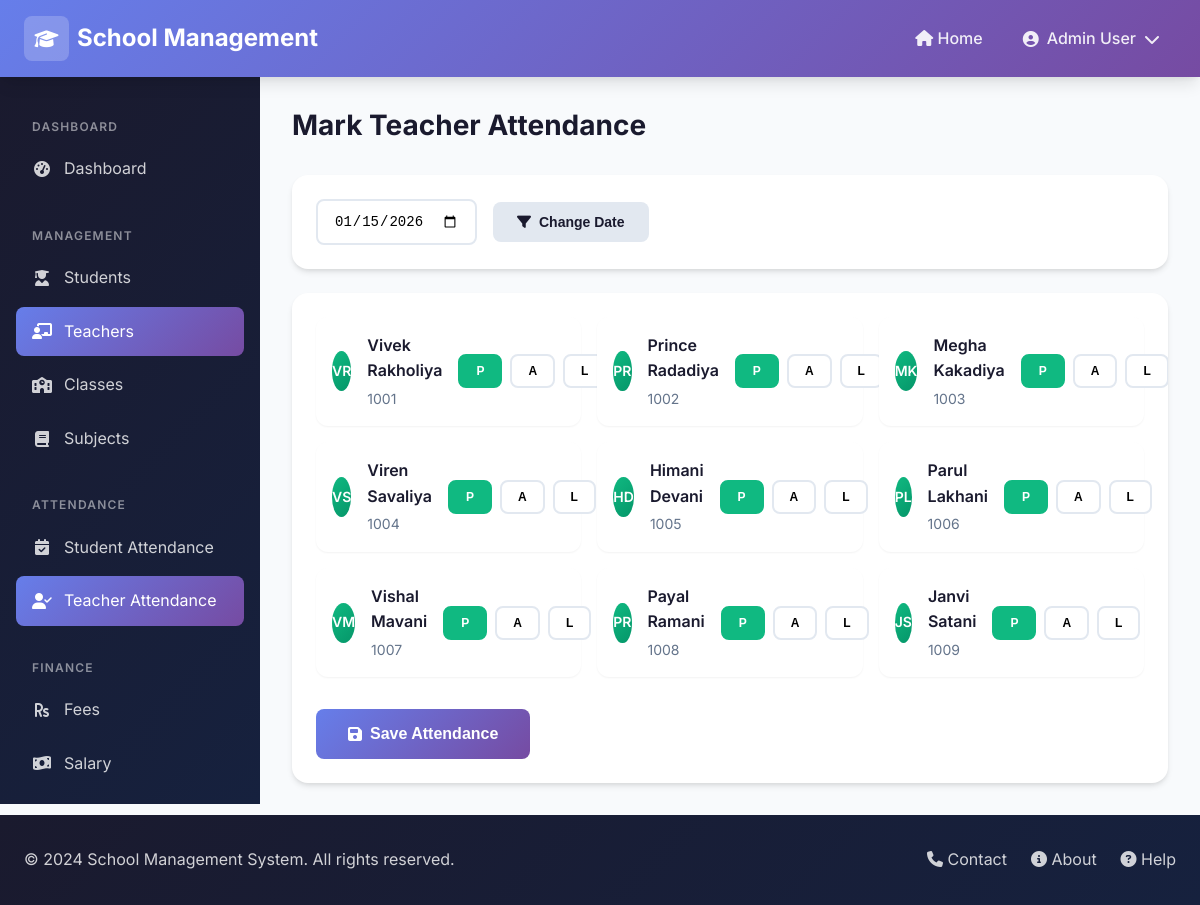
/admin-panel/attendance/teachers/mark/, run on the app's committed database.
### core/models.py (models this page shows, shortened)
class Teacher(models.Model):
    GENDER_CHOICES = [
        ('male', 'Male'),
        ('female', 'Female'),
        ('other', 'Other'),
    ]
    username = models.CharField(max_length=50, unique=True)
    password = models.CharField(max_length=255)
    name = models.CharField(max_length=100)
    surname = models.CharField(max_length=100)
    email = models.EmailField(unique=True)
    mobile = models.CharField(max_length=15)
    dob = models.DateField(null=True, blank=True)
    gender = models.CharField(max_length=10, choices=GENDER_CHOICES)
    address = models.TextField(blank=True)
    employee_id = models.CharField(max_length=50, unique=True)
    qualification = models.CharField(max_length=200, blank=True)
    joining_date = models.DateField(null=True, blank=True)
    experience = models.CharField(max_length=50, blank=True)
    salary = models.DecimalField(max_digits=10, decimal_places=2, default=0)
    subjects = models.ManyToManyField(Subject, blank=True, related_name='teachers')
    created_at = models.DateTimeField(auto_now_add=True)
    updated_at = models.DateTimeField(auto_now=True)
    @property
    def full_name(self):
        return f"{self.name} {self.surname}"

### core/views.py (the view)
    def wrapper(request, *args, **kwargs):
        if request.session.get('user_role') != 'admin':
            try:
                admin = Admin.objects.first()
                if admin:
                    request.session['user_id'] = admin.id
                    request.session['user_role'] = 'admin'
                    request.session['user_name'] = admin.full_name
            except:
                messages.error(request, 'Admin not found.')
                return redirect('login')
        return view_func(request, *args, **kwargs)

### core/models.py (called while the page is built)
    @property
    def full_name(self):
        return f"{self.name} {self.surname}"

### core/views.py (called while the page is built, shortened)
def admin_required(view_func):
    def wrapper(request, *args, **kwargs):
        if request.session.get('user_role') != 'admin':
            try:
                admin = Admin.objects.first()
                if admin:
                    request.session['user_id'] = admin.id
                    request.session['user_role'] = 'admin'
                    request.session['user_name'] = admin.full_name
            except:
                messages.error(request, 'Admin not found.')
                return redirect('login')
        return view_func(request, *args, **kwargs)
    return wrapper

@admin_required
def teacher_attendance_mark(request):
    selected_date = request.GET.get('date', date.today().isoformat())
    teachers = Teacher.objects.all()
    return render(request, 'admin/attendance/teacher_mark.html', {
        'teachers': teachers,
        'selected_date': selected_date
    })

### templates/admin/attendance/teacher_mark.html (shortened to what this page needs)
{% extends 'base.html' %}
{% load static %}
{% block content %}
{% include 'partials/admin_header.html' %}
<div class="dashboard-layout">
    {% include 'partials/sidebar.html' %}
    <main class="main-content">
        <div class="page-header">
            <div>
                <h1 class="page-title">Mark Teacher Attendance</h1>
            </div>
        </div>
        <div class="card mb-3">
            <div class="card-body">
                <form method="get" class="flex gap-2 items-center">
                    <input type="date" name="date" value="{{ selected_date }}" class="form-control"
                        style="width: auto;">
                    <button type="submit" class="btn btn-secondary">
                        <i class="fas fa-filter"></i> Change Date
                    </button>
                </form>
            </div>
        </div>
        <div class="card">
            <div class="card-body">
                <form method="post">
                    <div class="attendance-grid">
                        {% for teacher in teachers %}
                        <div class="attendance-item">
                            <div class="recent-avatar"
                                style="width: 40px; height: 40px; font-size: 0.875rem; background: linear-gradient(135deg, #10b981 0%, #059669 100%);">
                                {{ teacher.name|slice:":1" }}{{ teacher.surname|slice:":1" }}
                            </div>
                            <div class="recent-info" style="flex: 1;">
                                <div class="recent-name">{{ teacher.full_name }}</div>
                                <div class="recent-meta">{{ teacher.employee_id }}</div>
                            </div>
                            <div class="attendance-status">
                                <button type="button" class="status-btn present active" data-status="present">P</button>
                                <button type="button" class="status-btn absent" data-status="absent">A</button>
                                <button type="button" class="status-btn late" data-status="late">L</button>
                            </div>
                        </div>
                        {% empty %}
                        <p class="text-gray">No teachers found.</p>
                        {% endfor %}
                    </div>
                    {% if teachers %}
                    <div class="mt-4">
                        <button type="submit" class="btn btn-primary btn-lg">
                            <i class="fas fa-save"></i> Save Attendance
                        </button>
                    </div>
                    {% endif %}
                </form>
            </div>
        </div>
    </main>
</div>
{% include 'partials/footer.html' %}
{% endblock %}

### static/css/style.css (style rules this page uses)
:root { --primary: #667eea; --primary-dark: #5a67d8; --secondary: #764ba2; --accent: #00d4ff; --success: #10b981; --warning: #f59e0b; --danger: #ef4444; --dark: #1a1a2e; --dark-light: #16213e; --light: #f8fafc; --gray: #64748b; --gray-light: #e2e8f0; --white: #ffffff; --gradient-primary: linear-gradient(135deg, var(--primary) 0%, var(--secondary) 100%); --gradient-dark: linear-gradient(135deg, var(--dark) 0%, var(--dark-light) 100%); --gradient-accent: linear-gradient(135deg, var(--accent) 0%, var(--primary) 100%); --shadow-sm: 0 1px 2px 0 rgba(0, 0, 0, 0.05); --shadow: 0 4px 6px -1px rgba(0, 0, 0, 0.1), 0 2px 4px -1px rgba(0, 0, 0, 0.06); --shadow-lg: 0 10px 15px -3px rgba(0, 0, 0, 0.1), 0 4px 6px -2px rgba(0, 0, 0, 0.05); --shadow-xl: 0 20px 25px -5px rgba(0, 0, 0, 0.1), 0 10px 10px -5px rgba(0, 0, 0, 0.04); --radius-sm: 0.375rem; --radius: 0.5rem; --radius-lg: 0.75rem; --radius-xl: 1rem; --radius-2xl: 1.5rem; --transition: all 0.3s ease; }
*, *::before, *::after { margin: 0; padding: 0; box-sizing: border-box; }
html { scroll-behavior: smooth; }
body { font-family: 'Inter', -apple-system, BlinkMacSystemFont, 'Segoe UI', Roboto, Oxygen, Ubuntu, sans-serif; background-color: var(--light); color: var(--dark); line-height: 1.6; min-height: 100vh; }
h1, h2, h3, h4, h5, h6 { font-weight: 700; line-height: 1.2; margin-bottom: 0.5em; }
h1 { font-size: 2.5rem; }
.mt-4 { margin-top: 2rem; }
.mb-3 { margin-bottom: 1.5rem; }
.flex { display: flex; }
.items-center { align-items: center; }
.gap-2 { gap: 1rem; }
.btn { display: inline-flex; align-items: center; justify-content: center; gap: 0.5rem; padding: 0.75rem 1.5rem; font-size: 0.875rem; font-weight: 600; border: none; border-radius: var(--radius); cursor: pointer; transition: var(--transition); text-decoration: none; }
.btn-primary { background: var(--gradient-primary); color: var(--white); }
.btn-secondary { background: var(--gray-light); color: var(--dark); }
.btn-lg { padding: 1rem 2rem; font-size: 1rem; }
.card { background: var(--white); border-radius: var(--radius-xl); box-shadow: var(--shadow); overflow: hidden; transition: var(--transition); }
.card-body { padding: 1.5rem; }
.form-control { width: 100%; padding: 0.75rem 1rem; font-size: 0.875rem; border: 2px solid var(--gray-light); border-radius: var(--radius); background: var(--white); transition: var(--transition); }
.form-control::placeholder { color: var(--gray); }
.dashboard-layout { display: flex; min-height: calc(100vh - 73px); }
.main-content { flex: 1; padding: 2rem; background: var(--light); }
.page-header { display: flex; align-items: center; justify-content: space-between; margin-bottom: 2rem; }
.page-title { font-size: 1.75rem; font-weight: 700; color: var(--dark); margin: 0; }
.recent-avatar { width: 45px; height: 45px; background: var(--gradient-primary); border-radius: 50%; display: flex; align-items: center; justify-content: center; color: var(--white); font-weight: 600; font-size: 1rem; }
.recent-info { flex: 1; }
.recent-name { font-weight: 600; color: var(--dark); margin-bottom: 0.25rem; }
.recent-meta { font-size: 0.875rem; color: var(--gray); }
.attendance-grid { display: grid; grid-template-columns: repeat(auto-fill, minmax(200px, 1fr)); gap: 1rem; }
.attendance-item { background: var(--white); border-radius: var(--radius-lg); padding: 1rem; display: flex; align-items: center; gap: 1rem; box-shadow: var(--shadow-sm); }
.attendance-status { display: flex; gap: 0.5rem; }
.status-btn { padding: 0.5rem 1rem; border: 2px solid var(--gray-light); border-radius: var(--radius); background: var(--white); cursor: pointer; transition: var(--transition); font-size: 0.75rem; font-weight: 600; }
.status-btn.present:hover, .status-btn.present.active { background: var(--success); border-color: var(--success); color: var(--white); }

### data on the page
Teacher: name "V", surname "R", full_name "Vivek Rakholiya", employee_id "1001"
Teacher: name "P", surname "R", full_name "Prince Radadiya", employee_id "1002"
Teacher: name "M", surname "K", full_name "Megha Kakadiya", employee_id "1003"
Teacher: name "V", surname "S", full_name "Viren Savaliya", employee_id "1004"
Teacher: name "H", surname "D", full_name "Himani Devani", employee_id "1005"
Teacher: name "P", surname "L", full_name "Parul Lakhani", employee_id "1006"
Teacher: name "V", surname "M", full_name "Vishal Mavani", employee_id "1007"
Teacher: name "P", surname "R", full_name "Payal Ramani", employee_id "1008"
Teacher: name "J", surname "S", full_name "Janvi Satani", employee_id "1009"

### other printed values
{{ request.session.user_name|default:"Administrator" }} "Admin User"
